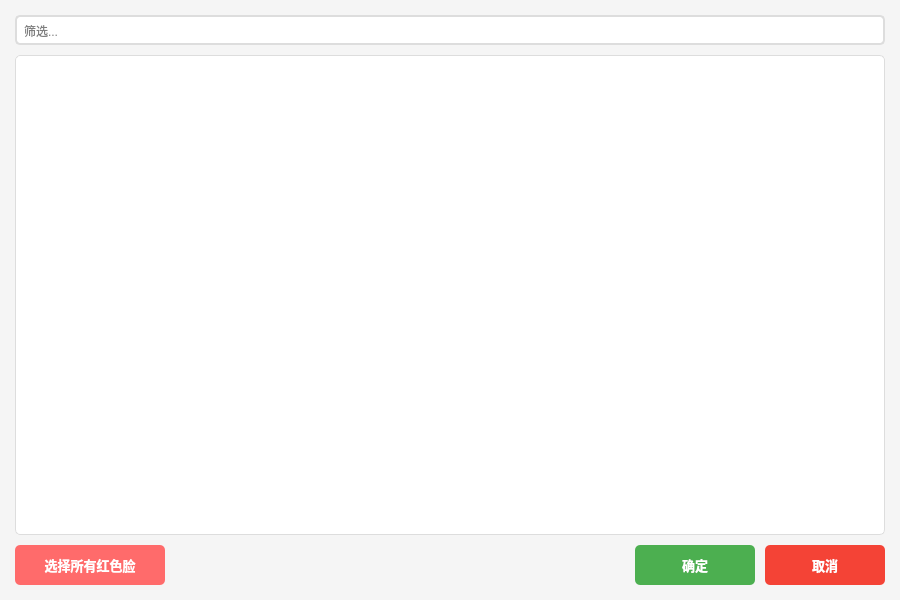
<?xml version="1.0" encoding="UTF-8"?>
<ui version="4.0">
 <class>main_screen</class>
 <widget class="QDialog" name="main_screen">
  <property name="geometry">
   <rect>
    <x>0</x>
    <y>0</y>
    <width>900</width>
    <height>600</height>
   </rect>
  </property>
  <property name="windowTitle">
   <string>批量插件清理器</string>
  </property>
  <property name="styleSheet">
   <string>QDialog {
   background-color: #f5f5f5;
}
QLineEdit {
   border: 2px solid #ddd;
   border-radius: 5px;
   padding: 5px;
   background-color: white;
   font-size: 12px;
}
QLineEdit:focus {
   border: 2px solid #4CAF50;
}
QTableView {
   background-color: white;
   border: 1px solid #ddd;
   border-radius: 5px;
   gridline-color: #eee;
   font-size: 12px;
}
QTableView::item {
   padding: 5px;
}
QTableView::item:selected {
   background-color: #e3f2fd;
}
QHeaderView::section {
   background-color: #f0f0f0;
   padding: 5px;
   border: none;
   border-right: 1px solid #ddd;
   border-bottom: 1px solid #ddd;
   font-weight: bold;
}</string>
  </property>
  <layout class="QVBoxLayout" name="verticalLayout">
  <property name="spacing">
   <number>10</number>
  </property>
  <property name="leftMargin">
   <number>15</number>
  </property>
  <property name="topMargin">
   <number>15</number>
  </property>
  <property name="rightMargin">
   <number>15</number>
  </property>
  <property name="bottomMargin">
   <number>15</number>
  </property>
   <item>
    <widget class="QLineEdit" name="filterEdit">
     <property name="minimumSize">
      <size>
       <width>0</width>
       <height>30</height>
      </size>
     </property>
     <property name="placeholderText">
      <string>筛选...</string>
     </property>
     <property name="clearButtonEnabled">
      <bool>true</bool>
     </property>
    </widget>
   </item>
   <item>
    <widget class="QTableView" name="pluginsView">
     <property name="minimumSize">
      <size>
       <width>0</width>
       <height>400</height>
      </size>
     </property>
     <property name="frameShape">
      <enum>QFrame::StyledPanel</enum>
     </property>
     <property name="selectionMode">
      <enum>QAbstractItemView::SingleSelection</enum>
     </property>
     <property name="selectionBehavior">
      <enum>QAbstractItemView::SelectRows</enum>
     </property>
     <property name="sortingEnabled">
      <bool>true</bool>
     </property>
     <property name="wordWrap">
      <bool>false</bool>
     </property>
     <attribute name="horizontalHeaderMinimumSectionSize">
      <number>50</number>
     </attribute>
     <attribute name="horizontalHeaderDefaultSectionSize">
      <number>150</number>
     </attribute>
     <attribute name="horizontalHeaderStretchLastSection">
      <bool>true</bool>
     </attribute>
     <attribute name="verticalHeaderVisible">
      <bool>false</bool>
     </attribute>
     <attribute name="verticalHeaderHighlightSections">
      <bool>false</bool>
     </attribute>
    </widget>
   </item>
   <item>
    <layout class="QHBoxLayout" name="buttonsLayout">
     <property name="spacing">
      <number>10</number>
     </property>
     <item>
      <widget class="QPushButton" name="selectDirtyButton">
       <property name="minimumSize">
        <size>
         <width>150</width>
         <height>40</height>
        </size>
       </property>
       <property name="font">
        <font>
         <pointsize>10</pointsize>
         <weight>75</weight>
         <bold>true</bold>
        </font>
       </property>
       <property name="styleSheet">
        <string>QPushButton {
   background-color: #FF6B6B;
   color: white;
   border: none;
   border-radius: 5px;
   padding: 5px;
}
QPushButton:hover {
   background-color: #FF5252;
}
QPushButton:pressed {
   background-color: #E53935;
}</string>
       </property>
       <property name="text">
        <string>选择所有红色脸</string>
       </property>
       <property name="autoDefault">
        <bool>false</bool>
       </property>
      </widget>
     </item>
     <item>
      <spacer name="horizontalSpacer">
       <property name="orientation">
        <enum>Qt::Horizontal</enum>
       </property>
       <property name="sizeHint" stdset="0">
        <size>
         <width>40</width>
         <height>20</height>
        </size>
       </property>
      </spacer>
     </item>
     <item>
      <widget class="QPushButton" name="okButton">
       <property name="minimumSize">
        <size>
         <width>120</width>
         <height>40</height>
        </size>
       </property>
       <property name="font">
        <font>
         <pointsize>10</pointsize>
         <weight>75</weight>
         <bold>true</bold>
        </font>
       </property>
       <property name="styleSheet">
        <string>QPushButton {
   background-color: #4CAF50;
   color: white;
   border: none;
   border-radius: 5px;
   padding: 5px;
}
QPushButton:hover {
   background-color: #45a049;
}
QPushButton:pressed {
   background-color: #3d8b40;
}</string>
       </property>
       <property name="text">
        <string>确定</string>
       </property>
       <property name="autoDefault">
        <bool>false</bool>
       </property>
       <property name="default">
        <bool>false</bool>
       </property>
      </widget>
     </item>
     <item>
      <widget class="QPushButton" name="cancelButton">
       <property name="minimumSize">
        <size>
         <width>120</width>
         <height>40</height>
        </size>
       </property>
       <property name="font">
        <font>
         <pointsize>10</pointsize>
         <weight>75</weight>
         <bold>true</bold>
        </font>
       </property>
       <property name="styleSheet">
        <string>QPushButton {
   background-color: #f44336;
   color: white;
   border: none;
   border-radius: 5px;
   padding: 5px;
}
QPushButton:hover {
   background-color: #d32f2f;
}
QPushButton:pressed {
   background-color: #b71c1c;
}</string>
       </property>
       <property name="text">
        <string>取消</string>
       </property>
       <property name="shortcut">
        <string>Esc</string>
       </property>
       <property name="autoDefault">
        <bool>false</bool>
       </property>
      </widget>
     </item>
    </layout>
   </item>
  </layout>
 </widget>
 <resources/>
 <connections>
  <connection>
   <sender>cancelButton</sender>
   <signal>clicked()</signal>
   <receiver>main_screen</receiver>
   <slot>reject()</slot>
   <hints>
    <hint type="sourcelabel">
     <x>1412</x>
     <y>462</y>
    </hint>
    <hint type="destinationlabel">
     <x>729</x>
     <y>241</y>
    </hint>
   </hints>
  </connection>
  <connection>
   <sender>okButton</sender>
   <signal>clicked()</signal>
   <receiver>main_screen</receiver>
   <slot>accept()</slot>
   <hints>
    <hint type="sourcelabel">
     <x>1331</x>
     <y>462</y>
    </hint>
    <hint type="destinationlabel">
     <x>729</x>
     <y>241</y>
    </hint>
   </hints>
  </connection>
 </connections>
</ui>
